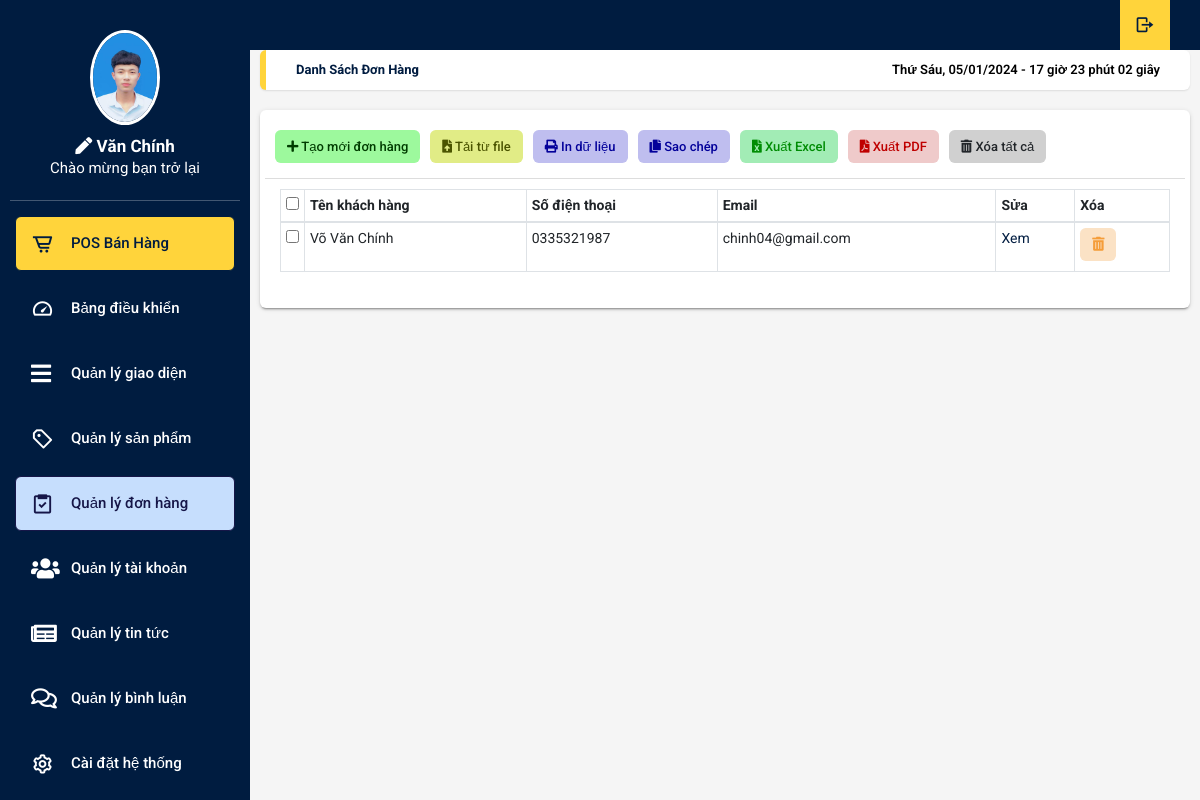
The page /doc/table-data-oder.php on the database its author committed.
### tables this page shows
CREATE TABLE `tbl_hoadon` (
  `id` int(11) NOT NULL,
  `madonhang` varchar(100) NOT NULL,
  `ten_nguoi_mua` varchar(256) NOT NULL,
  `email` varchar(256) NOT NULL,
  `dia_chi` mediumtext NOT NULL,
  `dien_thoai` varchar(256) NOT NULL,
  `noi_dung` mediumtext NOT NULL,
  `hang_duoc_mua` mediumtext NOT NULL,
  `ngaytaohd` timestamp NOT NULL DEFAULT current_timestamp()
);

### doc/table-data-oder.php (the view, shortened to what this page needs)
<?php
$con = mysqli_connect("localhost", "root", "", "bangiay");
?>
<!DOCTYPE html>
<html lang="en">
<head>
  <link rel="stylesheet" type="text/css" href="css/main.css">
  <link rel="stylesheet" href="https://cdn.jsdelivr.net/npm/boxicons@latest/css/boxicons.min.css">
  <link rel="stylesheet" href="https://unpkg.com/boxicons@latest/css/boxicons.min.css">
  <link rel="stylesheet" type="text/css"
    href="https://maxcdn.bootstrapcdn.com/font-awesome/4.7.0/css/font-awesome.min.css">
  <link rel="stylesheet" href="https://use.fontawesome.com/releases/v5.8.2/css/all.css">
  <link rel="stylesheet" href="https://cdnjs.cloudflare.com/ajax/libs/jquery-confirm/3.3.2/jquery-confirm.min.css">
</head>
<body onload="time()" class="app sidebar-mini rtl">
  <header class="app-header">
    <ul class="app-nav">
      <li><a class="app-nav__item" href="../index.php"><i class='bx bx-log-out bx-rotate-180'></i> </a>
      </li>
    </ul>
  </header>
  <aside class="app-sidebar">
    <div class="app-sidebar__user"><img class="app-sidebar__user-avatar" src="../images/2336.jpg" width="50px"
        alt="User Image">
      <div>
      <p class="app-sidebar__user-name"><b><a href="quan-ly-ho-so-admin.php" style="color:white"><span class="fas fa-pen"></span> Văn Chính</a></b></p>
        <p class="app-sidebar__user-designation">Chào mừng bạn trở lại</p>
      </div>
    </div>
    <hr>
    <ul class="app-menu">
      <li><a class="app-menu__item haha" href="phan-mem-ban-hang.php"><i class='app-menu__icon bx bx-cart-alt'></i>
          <span class="app-menu__label">POS Bán Hàng</span></a></li>
      <li><a class="app-menu__item " href="index.php"><i class='app-menu__icon bx bx-tachometer'></i><span
            class="app-menu__label">Bảng điều khiển</span></a></li>
      <li><a class="app-menu__item" href="quanlimenu/menungang.php"><i class='app-menu__icon fas fa-bars'></i><span
            class="app-menu__label">Quản lý giao diện</span></a></li>
      <li><a class="app-menu__item" href="table-data-product.php"><i
            class='app-menu__icon bx bx-purchase-tag-alt'></i><span class="app-menu__label">Quản lý sản phẩm</span></a>
      </li>
      <li><a class="app-menu__item active" href="table-data-oder.php"><i class='app-menu__icon bx bx-task'></i><span
            class="app-menu__label">Quản lý đơn hàng</span></a></li>
      <li><a class="app-menu__item" href="quan-ly-tai-khoan.php"><i
            class='app-menu__icon fas fa-users'></i><span class="app-menu__label">Quản lý tài khoản</span></a>
      </li>
      <li><a class="app-menu__item" href="quan-ly-tin-tuc.php"><i
            class='app-menu__icon fas fa-newspaper'></i><span class="app-menu__label">Quản lý tin tức</span></a>
      </li>
      <li><a class="app-menu__item" href="quan-ly-binh-luan.php"><i
            class='app-menu__icon far fa-comments'></i><span class="app-menu__label">Quản lý bình luận</span></a>
      </li>
      <li><a class="app-menu__item" href="#"><i class='app-menu__icon bx bx-cog'></i><span class="app-menu__label">Cài
            đặt hệ thống</span></a></li>
    </ul>
  </aside>
    <main class="app-content">
      <div class="app-title">
        <ul class="app-breadcrumb breadcrumb side">
          <li class="breadcrumb-item active"><a href="#"><b>Danh sách đơn hàng</b></a></li>
        </ul>
        <div id="clock"></div>
      </div>
      <div class="row">
        <div class="col-md-12">
          <div class="tile">
            <div class="tile-body">
              <div class="row element-button">
                <div class="col-sm-2">
                  <a class="btn btn-add btn-sm" href="" title="Thêm"><i class="fas fa-plus"></i>
                    Tạo mới đơn hàng</a>
                </div>
                <div class="col-sm-2">
                  <a class="btn btn-delete btn-sm nhap-tu-file" type="button" title="Nhập" onclick="myFunction(this)"><i
                      class="fas fa-file-upload"></i> Tải từ file</a>
                </div>
                <div class="col-sm-2">
                  <a class="btn btn-delete btn-sm print-file" type="button" title="In" onclick="myApp.printTable()"><i
                      class="fas fa-print"></i> In dữ liệu</a>
                </div>
                <div class="col-sm-2">
                  <a class="btn btn-delete btn-sm print-file js-textareacopybtn" type="button" title="Sao chép"><i
                      class="fas fa-copy"></i> Sao chép</a>
                </div>
                <div class="col-sm-2">
                  <a class="btn btn-excel btn-sm" href="" title="In"><i class="fas fa-file-excel"></i> Xuất Excel</a>
                </div>
                <div class="col-sm-2">
                  <a class="btn btn-delete btn-sm pdf-file" type="button" title="In" onclick="myFunction(this)"><i
                      class="fas fa-file-pdf"></i> Xuất PDF</a>
                </div>
                <div class="col-sm-2">
                  <a class="btn btn-delete btn-sm" type="button" title="Xóa" onclick="myFunction(this)"><i
                      class="fas fa-trash-alt"></i> Xóa tất cả </a>
                </div>
              </div>
              <form action="" method="post">
              <table class="table table-hover table-bordered" id="sampleTable">
                <thead>
                  <tr>
                    <th width="10"><input type="checkbox" id="all"></th>
                    <th>Tên khách hàng</th>
                    <th>Số điện thoại</th>
                    <th>Email</th>
                    <th>Sửa</th>
                    <th>Xóa</th>
                  </tr>
                </thead>
                <?php
                $query = "SELECT * FROM tbl_hoadon";
                $result = mysqli_query($con, $query);
                ?>
                <tbody>
                  <?php
                  while($row=mysqli_fetch_assoc($result)){
                    echo '<tr>';
                    echo '<td width="10"><input type="checkbox" name="check1" value="1"></td>';
                    echo '<td>'.$row["ten_nguoi_mua"].'</td>';
                    echo '<td>'.$row["dien_thoai"].'</td>';
                    echo '<td>'.$row["email"].'</td>';
                    echo '<td class="view_order"><a href="view-order.php?id='.$row["id"].'">Xem</a></td>';
                    echo '<td><span data-id="'.$row["id"].'" class="trash" ><button class="btn btn-primary " type="button" title="Xóa"><i class="fas fa-trash-alt"></i> </button></span>';
                    echo '</tr>';
                  }
                  ?>
                </tbody>
              </table>
              </form>
            </div>
          </div>
        </div>
      </div>
    </main>
</body>
</html>

### rows shown on the page
tbl_hoadon: ten_nguoi_mua "Võ Văn Chính", dien_thoai "0335321987", email "chinh04@gmail.com"
